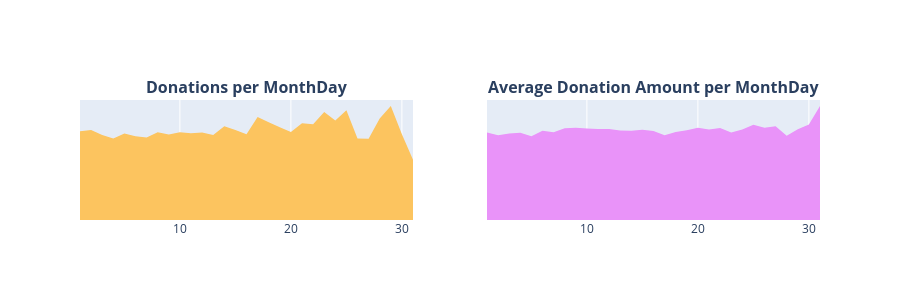

Write notebook code for a chart like this one.
### Markdown cell above
El mayor número de donaciones se recibió en agosto, con 577.274, seguido de septiembre, con 518.908. El menor número de donaciones se registró en junio, con 191.221, y en mayo, con 243.440, probablemente debido a la temporada de verano y vacaciones. El promedio más alto de donaciones se recibió en diciembre, con 80 USD, mientras que el más bajo se registró en julio, con 51 USD. En promedio, el monto promedio de donaciones anuales ronda los 59 USD.

### Donaciones por mes/día
- 3.4.5 Número de donaciones por mes/día
- 3.4.6 Promedio de donaciones por mes/día

### Code cell
t3 = donations_df.groupby(['Donation Day']).agg({'Donation Year' : 'count', 'Donation Amount' : 'mean'}).reset_index().rename(columns={'Donation Year' : 'Total Donations', 'Donation Amount' : 'Average Amount'})
x = t3['Donation Day']
y1 = t3['Total Donations']
y2 = t3['Average Amount']
trace1 = go.Scatter(x=x, y=y1, fill='tozeroy', fillcolor = '#fcc45f', mode= 'none')
trace2 = go.Scatter(x=x, y=y2, fill='tozeroy', fillcolor = "#e993f9", mode= 'none')
fig = tools.make_subplots(rows=1, cols=2, print_grid=False, subplot_titles = ["<b>Donations per MonthDay</b>", "<b>Average Donation Amount per MonthDay</b>"])
fig.append_trace(trace1, 1, 1);
fig.append_trace(trace2, 1, 2);

fig['layout'].update(height=300, showlegend=False, yaxis=dict(
        autorange=True,
        showgrid=False,
        zeroline=False,
        showline=False,
      
        ticks='',
        showticklabels=False
    ), yaxis2=dict(
        autorange=True,
        showgrid=False,
        zeroline=False,
        showline=False,
        
        ticks='',
        showticklabels=False
    ));
iplot(fig); 

t3 = donations_df.groupby(['Donation Day']).agg({'Donation Year' : 'count', 'Donation Amount' : 'mean'}).reset_index().rename(columns={'Donation Year' : 'Total Donations', 'Donation Amount' : 'Average Amount'})
x = t3['Donation Day']
y1 = t3['Total Donations']
y2 = t3['Average Amount']
trace1 = go.Scatter(x=x, y=y1, fill='tozeroy', fillcolor = '#fcc45f', mode= 'none')
trace2 = go.Scatter(x=x, y=y2, fill='tozeroy', fillcolor = "#e993f9", mode= 'none')
fig = tools.make_subplots(rows=1, cols=2, print_grid=False, subplot_titles = ["<b>Donations per MonthDay</b>", "<b>Average Donation Amount per MonthDay</b>"])
fig.append_trace(trace1, 1, 1);
fig.append_trace(trace2, 1, 2);

fig['layout'].update(height=300, showlegend=False, yaxis=dict(
        autorange=True,
        showgrid=False,
        zeroline=False,
        showline=False,
        
        ticks='',
        showticklabels=False
    ), yaxis2=dict(
        autorange=True,
        showgrid=False,
        zeroline=False,
        showline=False,
        
        ticks='',
        showticklabels=False
    ));
iplot(fig);

### Figure 1 — Plotly figure (JSON) as saved in the notebook; plotly's stock layout.template omitted (floating-point values rounded to 4 significant figures)
{"data": [{"fill": "tozeroy", "fillcolor": "#fcc45f", "mode": "none", "type": "scatter", "x": [1, 2, 3, 4, 5, 6, 7, 8, 9, 10, 11, 12, 13, 14, 15, 16, 17, 18, 19, 20, 21, 22, 23, 24, 25, 26, 27, 28, 29, 30, 31], "xaxis": "x", "y": [148367, 150401, 142183, 136390, 144524, 140060, 137974, 146903, 143097, 146565, 145190, 146144, 141993, 156585, 150691, 143548, 172462, 163527, 154976, 147321, 161694, 159948, 180593, 166322, 183568, 136387, 135742, 169713, 190655, 143561, 100800], "yaxis": "y"}, {"fill": "tozeroy", "fillcolor": "#e993f9", "mode": "none", "type": "scatter", "x": [1, 2, 3, 4, 5, 6, 7, 8, 9, 10, 11, 12, 13, 14, 15, 16, 17, 18, 19, 20, 21, 22, 23, 24, 25, 26, 27, 28, 29, 30, 31], "xaxis": "x2", "y": [58.83, 57.01, 58.15, 58.69, 56.41, 60.07, 58.97, 61.8, 62.14, 61.51, 61.22, 61.29, 60.21, 60.1, 60.7, 59.91, 57.05, 59.2, 60.44, 61.99, 60.94, 61.96, 58.94, 60.97, 64.16, 62.02, 63.09, 56.71, 61.13, 64.19, 76.7], "yaxis": "y2"}], "layout": {"annotations": [{"font": {"size": 16}, "showarrow": false, "text": "<b>Donations per MonthDay</b>", "x": 0.225, "xanchor": "center", "xref": "paper", "y": 1, "yanchor": "bottom", "yref": "paper"}, {"font": {"size": 16}, "showarrow": false, "text": "<b>Average Donation Amount per MonthDay</b>", "x": 0.775, "xanchor": "center", "xref": "paper", "y": 1, "yanchor": "bottom", "yref": "paper"}], "height": 300, "showlegend": false, "xaxis": {"anchor": "y", "domain": [0, 0.45]}, "xaxis2": {"anchor": "y2", "domain": [0.55, 1]}, "yaxis": {"anchor": "x", "autorange": true, "domain": [0, 1], "showgrid": false, "showline": false, "showticklabels": false, "ticks": "", "zeroline": false}, "yaxis2": {"anchor": "x2", "autorange": true, "domain": [0, 1], "showgrid": false, "showline": false, "showticklabels": false, "ticks": "", "zeroline": false}}}
